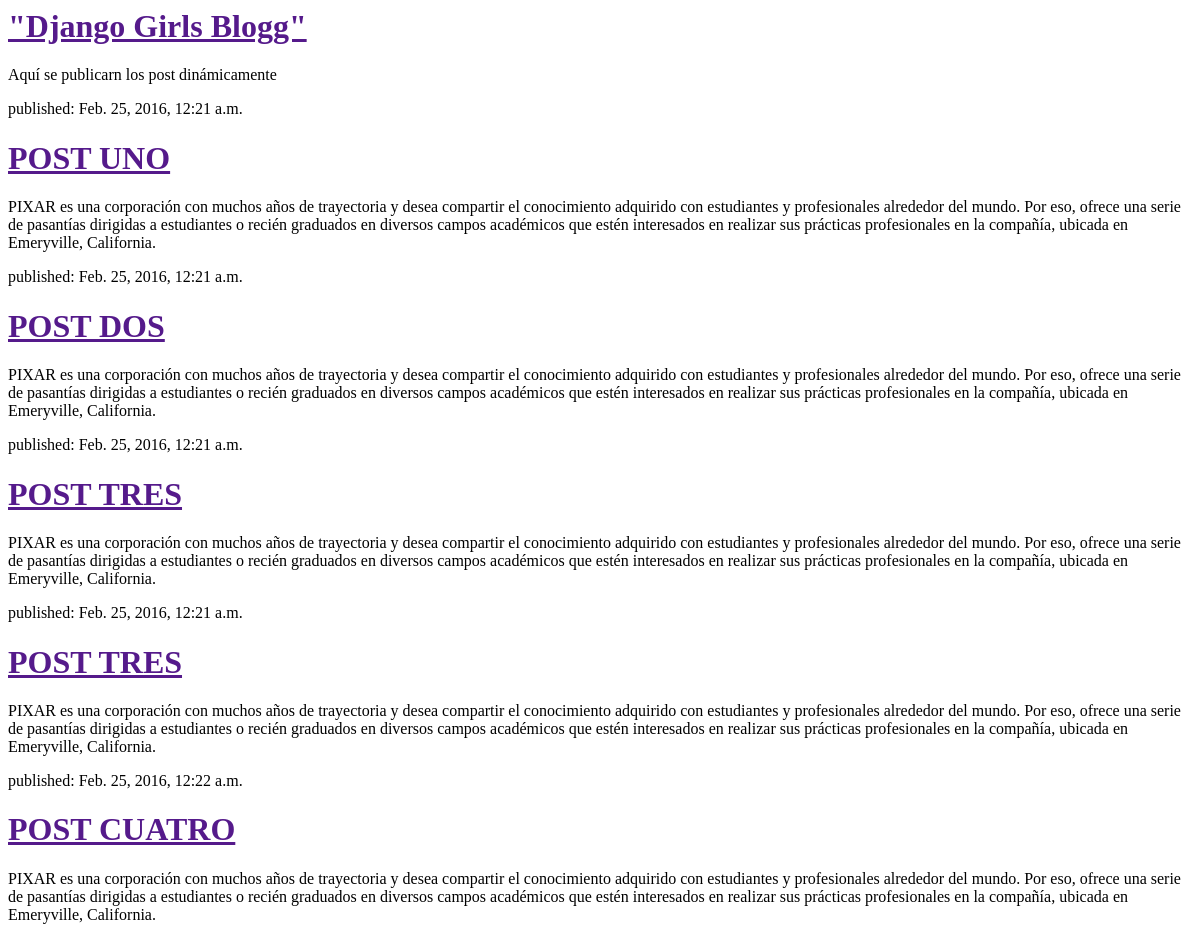
/, run on an earlier commit of the app's database.
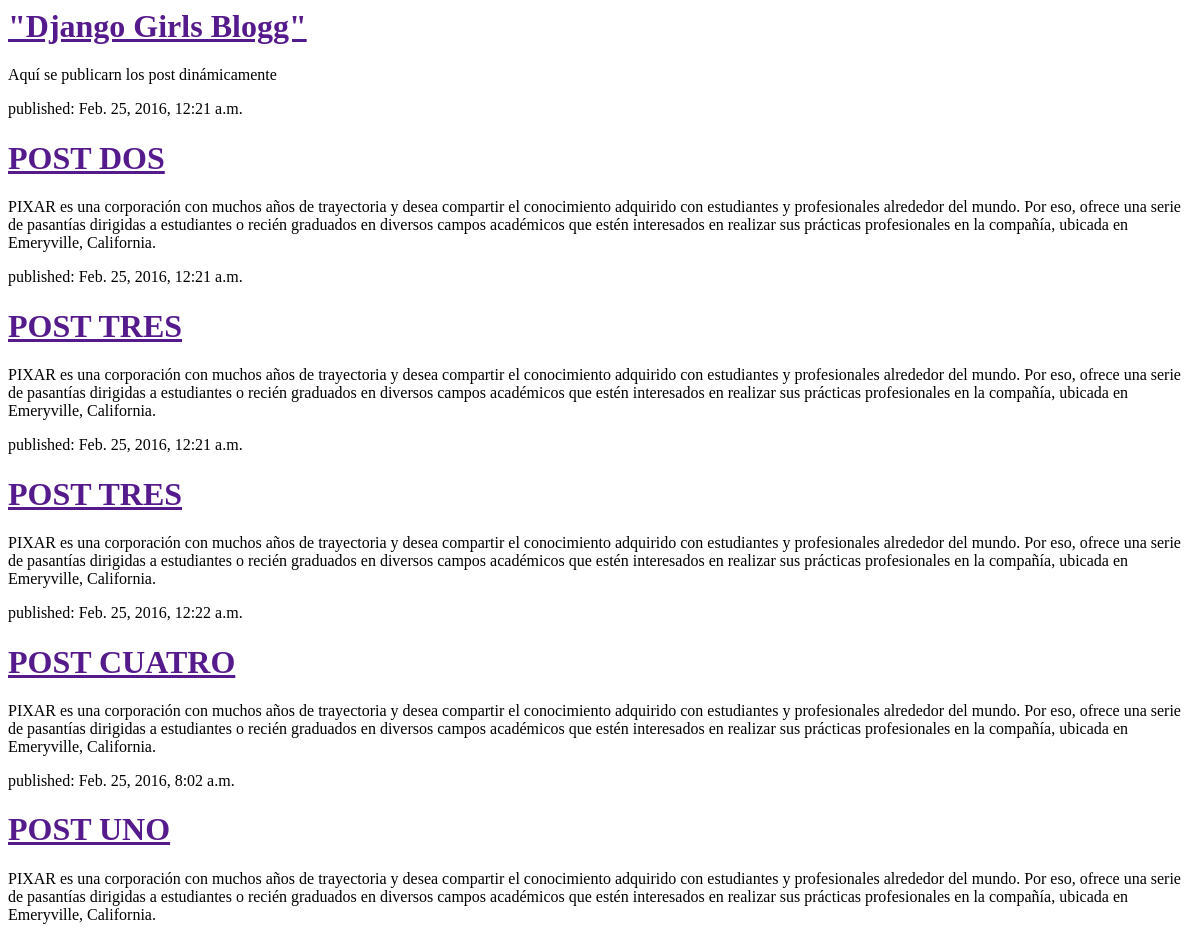
And on a later commit of the database.
### blog/models.py (models this page shows, shortened)
class Post(models.Model):
        author = models.ForeignKey('auth.User')
        title = models.CharField(max_length=200)
        text = models.TextField()
        created_date = models.DateTimeField(
                default=timezone.now)
        published_date = models.DateTimeField(
                blank=True, null=True)

### blog/views.py (the view)
# urls.py: url(r'^$', views.post_list),
def post_list(request):
    posts = Post.objects.filter(published_date__lte=timezone.now()).order_by('published_date')
    return render(request, 'blog/post_list.html', {'posts': posts})

### blog/templates/blog/post_list.html (shortened to what this page needs)
<html>
  <head>
  </head>
  <body>
    <div>
      <h1><a href="">"Django Girls Blogg"</a></h1>
    </div>
    <p> Aquí se publicarn los post dinámicamente</p>
    {% for post in posts %}
     <div>
         <p>published: {{ post.published_date }}</p>
         <h1><a href="">{{ post.title }}</a></h1>
         <p>{{ post.text|linebreaks }}</p>
     </div>
     {% endfor %}
  </body>
</html>

What changed in the data, as far as the page shows it:
changed Post "POST UNO": published_date "Feb. 25, 2016, 12:21 a.m." → "Feb. 25, 2016, 8:02 a.m."; moves down the list
